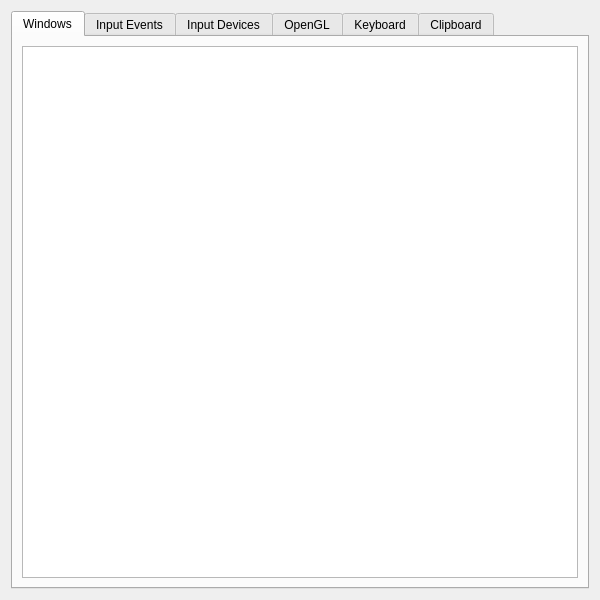
<?xml version="1.0" encoding="UTF-8"?>
<ui version="4.0">
 <class>DebugConsole</class>
 <widget class="QWidget" name="DebugConsole">
  <property name="geometry">
   <rect>
    <x>0</x>
    <y>0</y>
    <width>600</width>
    <height>600</height>
   </rect>
  </property>
  <property name="windowTitle">
   <string>Debug Console</string>
  </property>
  <property name="windowIcon">
   <iconset theme="nwin"/>
  </property>
  <layout class="QVBoxLayout" name="verticalLayout">
   <item>
    <widget class="QTabWidget" name="tabWidget">
     <property name="currentIndex">
      <number>0</number>
     </property>
     <property name="usesScrollButtons">
      <bool>false</bool>
     </property>
     <widget class="QWidget" name="windows">
      <attribute name="title">
       <string>Windows</string>
      </attribute>
      <layout class="QVBoxLayout" name="verticalLayout_2">
       <item>
        <widget class="QTreeView" name="windowsView">
         <attribute name="headerDefaultSectionSize">
          <number>250</number>
         </attribute>
        </widget>
       </item>
      </layout>
     </widget>
     <widget class="QWidget" name="input">
      <attribute name="title">
       <string>Input Events</string>
      </attribute>
      <layout class="QVBoxLayout" name="verticalLayout_4">
       <item>
        <widget class="QTextEdit" name="inputTextEdit">
         <property name="enabled">
          <bool>false</bool>
         </property>
         <property name="readOnly">
          <bool>true</bool>
         </property>
        </widget>
       </item>
      </layout>
     </widget>
     <widget class="QWidget" name="inputDevices">
      <attribute name="title">
       <string>Input Devices</string>
      </attribute>
      <layout class="QVBoxLayout" name="verticalLayout_5">
       <item>
        <widget class="QTreeView" name="inputDevicesView"/>
       </item>
      </layout>
     </widget>
     <widget class="QWidget" name="tab">
      <attribute name="title">
       <string>OpenGL</string>
      </attribute>
      <layout class="QVBoxLayout" name="verticalLayout_6">
       <item>
        <widget class="QLabel" name="noOpenGLLabel">
         <property name="text">
          <string>No OpenGL compositor running</string>
         </property>
        </widget>
       </item>
       <item>
        <widget class="QScrollArea" name="glInfoScrollArea">
         <property name="frameShadow">
          <enum>QFrame::Plain</enum>
         </property>
         <property name="lineWidth">
          <number>0</number>
         </property>
         <property name="widgetResizable">
          <bool>true</bool>
         </property>
         <widget class="QWidget" name="scrollAreaWidgetContents">
          <property name="geometry">
           <rect>
            <x>0</x>
            <y>0</y>
            <width>564</width>
            <height>471</height>
           </rect>
          </property>
          <layout class="QVBoxLayout" name="verticalLayout_7">
           <item>
            <widget class="QGroupBox" name="driverInfoBox">
             <property name="title">
              <string>OpenGL (ES) driver information</string>
             </property>
             <layout class="QFormLayout" name="formLayout">
              <item row="0" column="0">
               <widget class="QLabel" name="label">
                <property name="text">
                 <string>Vendor:</string>
                </property>
               </widget>
              </item>
              <item row="1" column="0">
               <widget class="QLabel" name="label_2">
                <property name="text">
                 <string>Renderer:</string>
                </property>
               </widget>
              </item>
              <item row="2" column="0">
               <widget class="QLabel" name="label_3">
                <property name="text">
                 <string>Version:</string>
                </property>
               </widget>
              </item>
              <item row="3" column="0">
               <widget class="QLabel" name="label_4">
                <property name="text">
                 <string>Shading Language Version:</string>
                </property>
               </widget>
              </item>
              <item row="4" column="0">
               <widget class="QLabel" name="label_5">
                <property name="text">
                 <string>Driver:</string>
                </property>
               </widget>
              </item>
              <item row="5" column="0">
               <widget class="QLabel" name="label_6">
                <property name="text">
                 <string>GPU class:</string>
                </property>
               </widget>
              </item>
              <item row="6" column="0">
               <widget class="QLabel" name="label_7">
                <property name="text">
                 <string>OpenGL Version:</string>
                </property>
               </widget>
              </item>
              <item row="7" column="0">
               <widget class="QLabel" name="label_8">
                <property name="text">
                 <string>GLSL Version:</string>
                </property>
               </widget>
              </item>
              <item row="0" column="1">
               <widget class="QLabel" name="glVendorStringLabel">
                <property name="text">
                 <string/>
                </property>
               </widget>
              </item>
              <item row="1" column="1">
               <widget class="QLabel" name="glRendererStringLabel">
                <property name="text">
                 <string/>
                </property>
               </widget>
              </item>
              <item row="2" column="1">
               <widget class="QLabel" name="glVersionStringLabel">
                <property name="text">
                 <string/>
                </property>
               </widget>
              </item>
              <item row="3" column="1">
               <widget class="QLabel" name="glslVersionStringLabel">
                <property name="text">
                 <string/>
                </property>
               </widget>
              </item>
              <item row="4" column="1">
               <widget class="QLabel" name="glDriverLabel">
                <property name="text">
                 <string/>
                </property>
               </widget>
              </item>
              <item row="5" column="1">
               <widget class="QLabel" name="glGPULabel">
                <property name="text">
                 <string/>
                </property>
               </widget>
              </item>
              <item row="6" column="1">
               <widget class="QLabel" name="glVersionLabel">
                <property name="text">
                 <string/>
                </property>
               </widget>
              </item>
              <item row="7" column="1">
               <widget class="QLabel" name="glslLabel">
                <property name="text">
                 <string/>
                </property>
               </widget>
              </item>
             </layout>
            </widget>
           </item>
           <item>
            <widget class="QGroupBox" name="platformExtensionsBox">
             <property name="title">
              <string>Platform Extensions</string>
             </property>
             <layout class="QVBoxLayout" name="verticalLayout_8">
              <item>
               <widget class="QLabel" name="platformExtensionsLabel">
                <property name="text">
                 <string/>
                </property>
               </widget>
              </item>
             </layout>
            </widget>
           </item>
           <item>
            <widget class="QGroupBox" name="glExtensionsBox">
             <property name="title">
              <string>OpenGL (ES) Extensions</string>
             </property>
             <layout class="QVBoxLayout" name="verticalLayout_10">
              <item>
               <widget class="QLabel" name="openGLExtensionsLabel">
                <property name="text">
                 <string/>
                </property>
               </widget>
              </item>
             </layout>
            </widget>
           </item>
          </layout>
         </widget>
        </widget>
       </item>
      </layout>
     </widget>
     <widget class="QWidget" name="keyboard">
      <attribute name="title">
       <string>Keyboard</string>
      </attribute>
      <layout class="QVBoxLayout" name="verticalLayout_11">
       <item>
        <widget class="QScrollArea" name="scrollArea">
         <property name="frameShadow">
          <enum>QFrame::Plain</enum>
         </property>
         <property name="lineWidth">
          <number>0</number>
         </property>
         <property name="widgetResizable">
          <bool>true</bool>
         </property>
         <widget class="QWidget" name="scrollAreaWidgetContents_2">
          <property name="geometry">
           <rect>
            <x>0</x>
            <y>0</y>
            <width>564</width>
            <height>495</height>
           </rect>
          </property>
          <layout class="QVBoxLayout" name="verticalLayout_13">
           <item>
            <widget class="QGroupBox" name="layoutBox">
             <property name="title">
              <string>Keymap Layouts</string>
             </property>
             <layout class="QVBoxLayout" name="verticalLayout_12">
              <item>
               <widget class="QLabel" name="layoutsLabel">
                <property name="text">
                 <string/>
                </property>
               </widget>
              </item>
              <item>
               <widget class="Line" name="line">
                <property name="orientation">
                 <enum>Qt::Horizontal</enum>
                </property>
               </widget>
              </item>
              <item>
               <layout class="QHBoxLayout" name="horizontalLayout_2">
                <item>
                 <widget class="QLabel" name="label_9">
                  <property name="text">
                   <string>Current Layout:</string>
                  </property>
                 </widget>
                </item>
                <item>
                 <widget class="QLabel" name="currentLayoutLabel">
                  <property name="text">
                   <string/>
                  </property>
                 </widget>
                </item>
               </layout>
              </item>
             </layout>
            </widget>
           </item>
           <item>
            <widget class="QGroupBox" name="modifiersBox">
             <property name="title">
              <string>Modifiers</string>
             </property>
             <layout class="QHBoxLayout" name="horizontalLayout_3">
              <item>
               <widget class="QLabel" name="modifiersLabel">
                <property name="text">
                 <string/>
                </property>
               </widget>
              </item>
             </layout>
            </widget>
           </item>
           <item>
            <widget class="QGroupBox" name="activeModifiersBox">
             <property name="title">
              <string>Active Modifiers</string>
             </property>
             <layout class="QVBoxLayout" name="verticalLayout_16">
              <item>
               <widget class="QLabel" name="activeModifiersLabel">
                <property name="text">
                 <string/>
                </property>
               </widget>
              </item>
             </layout>
            </widget>
           </item>
           <item>
            <widget class="QGroupBox" name="ledsBox">
             <property name="title">
              <string>LEDs</string>
             </property>
             <layout class="QVBoxLayout" name="verticalLayout_14">
              <item>
               <widget class="QLabel" name="ledsLabel">
                <property name="text">
                 <string/>
                </property>
               </widget>
              </item>
             </layout>
            </widget>
           </item>
           <item>
            <widget class="QGroupBox" name="activeLedsBox">
             <property name="title">
              <string>Active LEDs</string>
             </property>
             <layout class="QVBoxLayout" name="verticalLayout_15">
              <item>
               <widget class="QLabel" name="activeLedsLabel">
                <property name="text">
                 <string/>
                </property>
               </widget>
              </item>
             </layout>
            </widget>
           </item>
          </layout>
         </widget>
        </widget>
       </item>
      </layout>
     </widget>
     <widget class="QWidget" name="clipboard">
      <attribute name="title">
       <string>Clipboard</string>
      </attribute>
      <layout class="QVBoxLayout" name="verticalLayout_9">
       <item>
        <layout class="QHBoxLayout" name="horizontalLayout_5">
         <item alignment="Qt::AlignBottom">
          <widget class="QLabel" name="label_10">
           <property name="sizePolicy">
            <sizepolicy hsizetype="Fixed" vsizetype="Preferred">
             <horstretch>0</horstretch>
             <verstretch>0</verstretch>
            </sizepolicy>
           </property>
           <property name="font">
            <font>
             <weight>75</weight>
             <bold>true</bold>
            </font>
           </property>
           <property name="text">
            <string>Clipboard</string>
           </property>
          </widget>
         </item>
         <item alignment="Qt::AlignBottom">
          <widget class="QLabel" name="clipboardSource">
           <property name="sizePolicy">
            <sizepolicy hsizetype="Expanding" vsizetype="Preferred">
             <horstretch>0</horstretch>
             <verstretch>0</verstretch>
            </sizepolicy>
           </property>
           <property name="text">
            <string/>
           </property>
          </widget>
         </item>
        </layout>
       </item>
       <item>
        <widget class="QTableView" name="clipboardContent">
         <attribute name="horizontalHeaderStretchLastSection">
          <bool>true</bool>
         </attribute>
         <attribute name="verticalHeaderVisible">
          <bool>false</bool>
         </attribute>
        </widget>
       </item>
       <item>
        <layout class="QHBoxLayout" name="horizontalLayout_4">
         <item alignment="Qt::AlignBottom">
          <widget class="QLabel" name="label_11">
           <property name="sizePolicy">
            <sizepolicy hsizetype="Fixed" vsizetype="Preferred">
             <horstretch>0</horstretch>
             <verstretch>0</verstretch>
            </sizepolicy>
           </property>
           <property name="font">
            <font>
             <weight>75</weight>
             <bold>true</bold>
            </font>
           </property>
           <property name="text">
            <string>Primary Selection</string>
           </property>
          </widget>
         </item>
         <item alignment="Qt::AlignBottom">
          <widget class="QLabel" name="primarySource">
           <property name="text">
            <string/>
           </property>
          </widget>
         </item>
        </layout>
       </item>
       <item>
        <widget class="QTableView" name="primaryContent">
         <attribute name="horizontalHeaderStretchLastSection">
          <bool>true</bool>
         </attribute>
         <attribute name="verticalHeaderVisible">
          <bool>false</bool>
         </attribute>
        </widget>
       </item>
      </layout>
     </widget>
    </widget>
   </item>
  </layout>
 </widget>
 <resources/>
 <connections/>
</ui>
